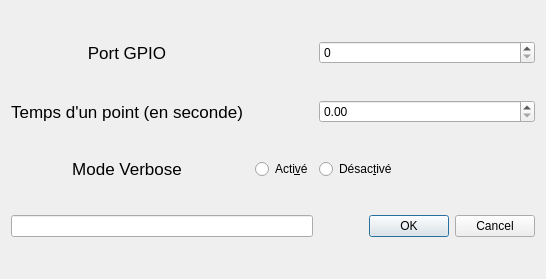
<?xml version="1.0" encoding="UTF-8"?>
<ui version="4.0">
 <class>Dialog</class>
 <widget class="QDialog" name="Dialog">
  <property name="geometry">
   <rect>
    <x>0</x>
    <y>0</y>
    <width>546</width>
    <height>279</height>
   </rect>
  </property>
  <property name="windowTitle">
   <string>Dialog</string>
  </property>
  <layout class="QGridLayout" name="gridLayout">
   <item row="2" column="3">
    <widget class="QRadioButton" name="vraiVerbose">
     <property name="text">
      <string>Acti&amp;vé</string>
     </property>
    </widget>
   </item>
   <item row="3" column="4">
    <widget class="QDialogButtonBox" name="boutonsSortie">
     <property name="orientation">
      <enum>Qt::Horizontal</enum>
     </property>
     <property name="standardButtons">
      <set>QDialogButtonBox::Cancel|QDialogButtonBox::Ok</set>
     </property>
    </widget>
   </item>
   <item row="1" column="0" colspan="2">
    <widget class="QLabel" name="labelTempsPoint">
     <property name="font">
      <font>
       <pointsize>13</pointsize>
      </font>
     </property>
     <property name="text">
      <string>Temps d'un point (en seconde)</string>
     </property>
     <property name="alignment">
      <set>Qt::AlignCenter</set>
     </property>
    </widget>
   </item>
   <item row="3" column="0" colspan="4">
    <widget class="QLineEdit" name="barreStatus"/>
   </item>
   <item row="2" column="0" colspan="2">
    <widget class="QLabel" name="labelVerbose">
     <property name="font">
      <font>
       <pointsize>13</pointsize>
      </font>
     </property>
     <property name="text">
      <string>Mode Verbose</string>
     </property>
     <property name="alignment">
      <set>Qt::AlignCenter</set>
     </property>
    </widget>
   </item>
   <item row="0" column="0" colspan="2">
    <widget class="QLabel" name="labelPortGpio">
     <property name="font">
      <font>
       <pointsize>13</pointsize>
      </font>
     </property>
     <property name="text">
      <string>Port GPIO</string>
     </property>
     <property name="alignment">
      <set>Qt::AlignCenter</set>
     </property>
    </widget>
   </item>
   <item row="2" column="4">
    <widget class="QRadioButton" name="fauxVerbose">
     <property name="text">
      <string>Désac&amp;tivé</string>
     </property>
    </widget>
   </item>
   <item row="1" column="4">
    <widget class="QDoubleSpinBox" name="tempsPoint"/>
   </item>
   <item row="0" column="4">
    <widget class="QSpinBox" name="portGpio"/>
   </item>
  </layout>
 </widget>
 <resources/>
 <connections>
  <connection>
   <sender>boutonsSortie</sender>
   <signal>rejected()</signal>
   <receiver>Dialog</receiver>
   <slot>reject()</slot>
   <hints>
    <hint type="sourcelabel">
     <x>539</x>
     <y>245</y>
    </hint>
    <hint type="destinationlabel">
     <x>286</x>
     <y>274</y>
    </hint>
   </hints>
  </connection>
 </connections>
</ui>
